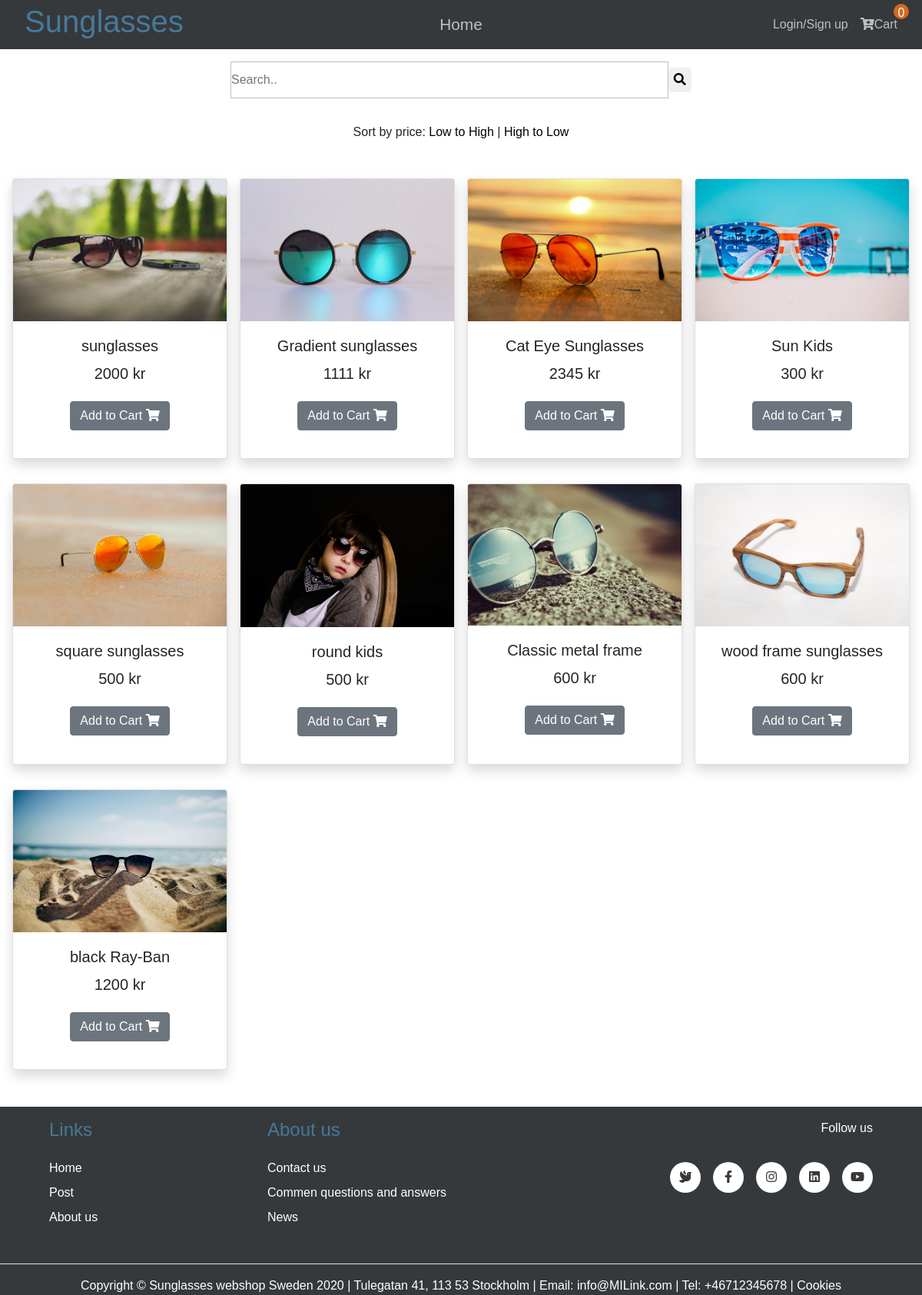
The page / on the database its author committed.
### tables this page shows
CREATE TABLE `products` (
  `id` int(11) NOT NULL,
  `name` varchar(100) NOT NULL,
  `price` float NOT NULL,
  `image` varchar(100) NOT NULL
);

### config/file_conf.php (called while the page is built)
<?php
$upload_folder = "C:/xampp/htdocs/sunglasses/uploads/" ;
?>

### objects/products.php (called while the page is built, shortened)
<?php
class Product{
    private $database_handler;
    public function __construct($database_handler, $upload_folder)
    {
        $this->database_handler=$database_handler;
    }
    public function fetchAllProducts(){
        $sql="SELECT id, name, price, image from products";
        $stmt=$this->database_handler->prepare($sql);
        if($stmt !== false){
            $stmt->execute();
            $result=$stmt->fetchAll();
            if(!empty($result)){
                return $result;
            }else{
                echo "No products.";
                die();
            }
        }else{
            echo "Could not crate statement handler.";
            die();
        }
    }
}
?>

### frontend/component.php (the view, shortened to what this page needs)
<?php
function component($productid, $productname, $productprice, $productimg){
    $element = "
                <form action=\"http://localhost:1234/sunglasses/v1/shoppingcart/addItemToCart.php\" method=\"post\">
                    <div class=\"card shadow h-100\">
                        <div>
                            <img src=\"uploads/$productimg\" alt=\"Image1\" class=\"img-fluid card-img-top\">
                        </div>
                        <div class=\"card-body\">
                            <h5 class=\"card-title\">$productname</h5>
                            <h5>
                                <span class=\"price\">$productprice kr</span>
                            </h5>
                            <button type=\"submit\" class=\"btn btn-secondary my-3\" name=\"add\">Add to Cart <i class=\"fas fa-shopping-cart\"></i></button>
                             <input type='hidden' name='product_id' value='$productid'>
                        </div>
                    </div>
                </form>
    ";
    echo $element;
}
?>

### header.php (shortened to what this page needs)
<!DOCTYPE html>
<html lang="en">
<head>
    <link rel="stylesheet" href="https://use.fontawesome.com/releases/v5.8.2/css/all.css">
    <link rel="stylesheet" href="https://stackpath.bootstrapcdn.com/bootstrap/4.4.1/css/bootstrap.min.css">
    <link rel="stylesheet" type="text/css" href="styles/style.css?<?php echo time(); ?>">
</head>
<body>
    <nav>
        <div class="logo">
            <h1>Sunglasses</h1>
        </div>
        <ul class="nav-links">
            <?php
                if(isset($_GET['token'])){
                    echo '<li><a href="index.php?token='.$_GET['token'].'">Home</a></li>';
                }else{
                    echo '<li><a href="index.php">Home</a></li>';
                }
            ?>
        </ul>
        <ul class="customer-links">
            <li>
                <?php
                if(isset($_GET['token'])){
                    echo '<a href="index.php?page=login&token='.$_GET['token'].'"><i class=\"fas fa-user\"></i>Login/Sign up</a>';
                }else{
                    echo '<a href="index.php?page=login"><i class=\"fas fa-user\"></i>Login/Sign up</a>';
                }
                ?>
            </li>
            <div class="popup">
                <li onclick="showPopup()"><i class="fas fa-cart-plus"></i>Cart</li>
                <span class="num">
                    <?php include("v1/shoppingcart/countItemsInCart.php") ;?>
                </span>
            </div>
        </ul>
    </nav>

### v1/shoppingcart/countItemsInCart.php
<?php
$userObj= new User($databaseHandler);
$cartObj=new Cart($databaseHandler);
$numOfProducts = 0;
if(!empty($_GET['token'])){
    $token=$_GET['token'];
    if($userObj->validateToken($token)===false){
        $retObject->error="Token is invalid!";
        $retObject->errorCode="1338";
        echo json_encode($retObject);
        die();
    }else{
        $return=$cartObj->countCart($token);
        echo $return;
    }
}else{
    echo $numOfProducts;
}
?>

### index.php (shortened to what this page needs)
<?php
include("config/file_conf.php");
include("objects/products.php");
include("frontend/component.php");
include("header.php");
$page = (isset($_GET['page']) ? $_GET['page'] : '');
if($page=="login"){
    include("frontend/login.html");
}elseif($page=="signup"){
    include("frontend/register.html");
}elseif($page=="checkout"){
    include("frontend/checkout.html");
}else{
    include("frontend/searchform.php");
    include("frontend/sort.php");
    include("v1/products/getAllProducts.php");
}
?>
<?php
include("footer.php")
?>
</body>
</html>

### frontend/searchform.php (shortened to what this page needs)
<form action="index.php?" method="GET" class="search-form">
   <input type="text" name="search" placeholder="Search..">
   <button type="submit" name="submit"><i class="fa fa-search"></i></button>
</form>

### frontend/sort.php
<center>
    <div class="sort-section">
    Sort by price:
    <a href="index.php?order=ASC&token=<?php echo $token; ?>">Low to High</a> |
    <a href="index.php?order=DESC&token=<?php echo $token; ?>">High to Low</a>
    </div>
</center>

### v1/products/getAllProducts.php (shortened to what this page needs)
<?php
$productObj = new Product($databaseHandler, $upload_folder);
if(isset($_GET['submit'])){
    if(!empty($_GET['search'])){
        $result=$productObj->searchProducts($_GET['search']);
    }else{
        $retObject->error="Error! Invalid search word!";
        $retObject->errorCode="1333";
        echo json_encode($retObject);
    }
}else{
    $result=$productObj->fetchAllProducts();
}
?>
<div class="products-section">
    <div class="products">
    <?php
        if(isset($_GET['token']) && !empty($_GET['token'])){
            $token=$_GET['token'];
            foreach($result as $row){
                componentWithToken($row['id'], $row['name'], $row['price'], $row['image'], $token);
            }
        }else{
            foreach($result as $row){
                component($row['id'], $row['name'], $row['price'], $row['image']);
            }
        }
    ?>
    </div>
</div>

### footer.php
<footer>
        <div class="footer-container">
            <div class="Links">
                <h4>Links</h4>
                <ul>
                    <li><a href="index.php?page=home">Home</a></li>
                    <li><a href="index.php?page=post">Post</a></li>
                    <li><a href="index.php?page=about">About us</a></li>
                </ul>
            </div>
            <div class="about-us-links">
                <h4>About us</h4>
                <ul>
                    <li>Contact us</li>
                    <li>Commen questions and answers</li>
                    <li>News</li>
                </ul>
            </div>
            <div class="footer-right">
                <p>Follow us</p>
                <div class="icons">
                    <a href="https://twitter.com" target="_blank"><i class="fas fa-dove"></i></a>
                    <a href="https://www.facebook.com" target="_blank"><i class="fab fa-facebook-f"></i></a>
                    <a href="https://www.instagram.com" target="_blank"><i class="fab fa-instagram"></i></a>
                    <a href="https://www.linkedin.com/" target="_blank"><i class="fab fa-linkedin"></i></a>
                    <a href="https://www.youtube.com/" target="_blank"><i class="fab fa-youtube"></i></a>
                </div>
            </div>
        </div>
        <hr>
        <div class="copyright">
            <p>Copyright © Sunglasses webshop Sweden <?php echo date("Y");?> | Tulegatan 41, 113 53 Stockholm
                | Email: info@MILink.com | Tel: +46712345678 | Cookies</p>
        </div>
</footer>

### styles/style.css (style rules this page uses)
* { margin: 0; padding: 0; box-sizing: border-box; }
body { font-family: Arial,Helvetica,sans-serif; }
nav { background: #35393C; position: sticky; top:0; z-index: 1; padding: 0 2rem; font-size: 1.3rem; height: 4rem; display: flex; justify-content: space-between; align-items: center; }
.customer-links, .nav-links { display:flex; align-items: center; list-style: none; width: 50%; height: 100%; margin-bottom: 0; }
.logo { flex: 1; color: #477998; }
.nav-links { flex: 2; justify-content: space-around; }
.customer-links { font-size: 1rem; flex: 1; justify-content: flex-end; }
.customer-links li { margin-left: 1rem; }
.customer-links li a, .nav-links li a { text-decoration: none; color: silver; }
.popup { position: relative; display: inline-block; cursor: pointer; color: silver; }
.num { background: chocolate; width: 20px; height: 20px; text-align: center; border-radius: 10px; position: absolute; color:white; top: -15px; right: -15px; }
.products-section { max-width: 1400px; margin: .5rem auto; text-align: center; }
.products { margin: 3rem 1rem; display: grid; grid-template-columns: repeat(auto-fit, minmax(260px,1fr)); grid-column-gap: 1rem; grid-row-gap: 2rem; }
.search-form { width: 50%; margin: 1rem auto 2rem; display: flex; }
.search-form input { width: 100%; border: 1px solid silver; }
.search-form button { height: 2rem; width: 2rem; margin: .5rem 0; border: none; border-radius: 5px; }
.sort-section a { font-size: 1rem; text-decoration: none; color: black; }
footer { background: #35393C; }
footer hr { background-color: white; }
.footer-container { margin: 0 4rem; padding: 1rem 0; display: grid; grid-template-columns: 1fr 1fr 2fr; grid-gap:2rem; }
h4 { color: #477998; }
.Links a { text-decoration: none; color: white; }
.footer-right { text-align: right; color: white; }
.icons { margin-top: 2rem; display: flex; justify-content: flex-end; font-size: 1rem; }
.icons>a { background:white; color:#35393C; padding-top: .5rem; margin-left: 1rem; text-align: center; width: 40px; height: 40px; cursor: pointer; border-radius: 20px; }
footer ul { margin-top: 1.5rem; list-style: none; }
footer ul li { margin-top: .5rem; cursor: pointer; color:white; }
.copyright p { color: white; text-align: center; margin-bottom: 0; }

### rows shown on the page
products: image (picture), name "sunglasses", price "2000"
products: image (picture), name "Gradient sunglasses", price "1111"
products: image (picture), name "Cat Eye Sunglasses", price "2345"
products: image (picture), name "Sun Kids", price "300"
products: image (picture), name "square sunglasses", price "500"
products: image (picture), name "round kids", price "500"
products: image (picture), name "Classic metal frame", price "600"
products: image (picture), name "wood frame sunglasses", price "600"
products: image (picture), name "black Ray-Ban", price "1200"

### other values the page prints
$numOfProducts "0"
